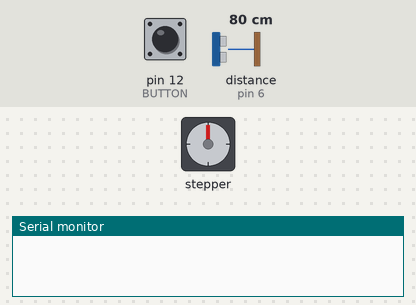
Bench run of a program on a simulated Arduino Uno, built with avr-gcc and run on an emulated ATmega328P. Parts: stepper motor, the last lines printed to the serial monitor. Inputs (shaded band) come from the test bench; at power-on: pin 12 (BUTTON) LOW, distance to the obstacle (sensor on pin 6) 80 cm. The echo pulse lasts 58.3 µs per cm; stepper angles assume 2048 steps per turn.

Above: at 1.2 s.
1.3 s: pin 12 (BUTTON) pulled HIGH for 0.15 s
At 1.77 s:
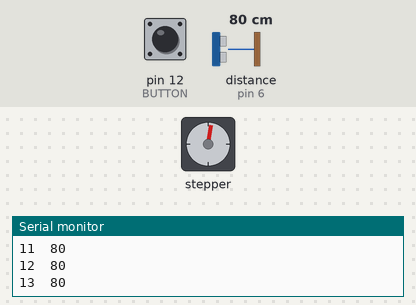
At 2.39 s:
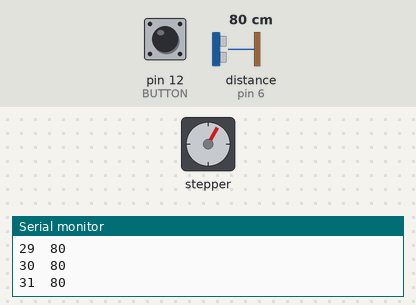
4.3 s: distance to the obstacle (sensor on pin 6) set to 250 cm
At 5.2 s:
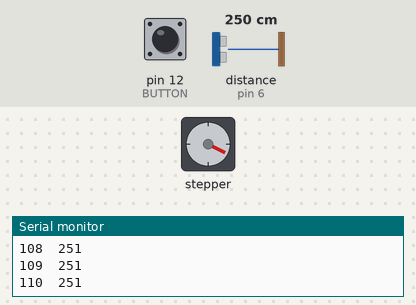
7.3 s: distance to the obstacle (sensor on pin 6) set to 2 cm
10.3 s: pin 12 (BUTTON) pulled HIGH for 3.2 s
16.5 s: distance to the obstacle (sensor on pin 6) set to 9 cm
Timing chart, 0 to 20.5 s (numbered marks = the images above; inputs shaded):
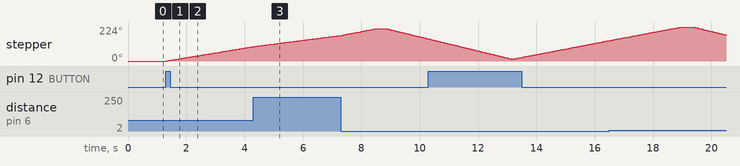

The program:

main.cpp
```cpp
#include <Arduino.h>
#include <Stepper.h>

#define STEPS_NUMBER 32 // for 28BYJ-48 Stepper motor
#define MAX_STEPS_NUM 2048 //32 STEPS * 64 PULSE/STEP = 2048
#define NUM_STEPS_ON_1_DEG 5.68 // 2048/360 = 5.69
#define BUTTON 12
#define LED 13
#define TRIG 7
#define ECHO 6

Stepper motor(STEPS_NUMBER, 8, 10, 9, 11); //I/O ports on Arduino
bool work = false;

unsigned short r[361];
unsigned short theta[361];


//Funkcje prototypy
void meassureProces(int);
int rMeasurement();
void printToSerial(int);


void setup()
{
Serial.begin (9600);
motor.setSpeed(500); //[rpm]
pinMode(BUTTON, INPUT);
pinMode(TRIG, OUTPUT); //Pin, do którego podłączymy trig jako wyjście
pinMode(ECHO, INPUT); //a echo, jako wejście

}

void loop ()
{
meassureProces(200);
delay(5);
}


// FUNKCJE

/*
Funkcja, która konwertuję podaną przez użytkownika wartość kąta w stopniach na liczbę kroków na stopień
*/
int deg2num(int deg)
{
  return round(NUM_STEPS_ON_1_DEG*deg);
}
/*
Proces pomiaru, wyzwalany przyciskiem, zmienna work kontroluję pracę skanera, dioda sygnalizuję obrót
Skaner wykonuje pomiar co krok, dane są zapisywane do tabel r i theta (układ biegunowy)
Wyświetlane są w Serial Monitorze, później karta SD
Po procedurze pomiaru następuje odkręcenie skanera
*/
void meassureProces(int maxDeg)
{
  unsigned short meassureTime = 5;
  int minStep = 1;
  if(digitalRead(BUTTON) == HIGH)
    work = true;
  if(work){
    digitalWrite(LED,HIGH);
    for(int i=0;i<=maxDeg;i=i+minStep){
          r[i] = rMeasurement();
          theta[i] = i;
          motor.step(deg2num(minStep));
          printToSerial(i);
          delay(meassureTime);
    }
    work = false;
    delay(400);
    motor.step(deg2num(-1*maxDeg));
  }
  digitalWrite(LED,LOW);
}
/*
Pomiar odległosci w cm metodą echa
*/
int rMeasurement() {
  long time, radius;

  digitalWrite(TRIG, LOW);
  delayMicroseconds(2);
  digitalWrite(TRIG, HIGH);
  delayMicroseconds(10);
  digitalWrite(TRIG, LOW);

  time = pulseIn(ECHO, HIGH);
  radius = time / 58;

  return radius;
}
/*
Wyświetlanie w Monitorze Serialu układu (theta,r)
*/
void printToSerial(int i){
          Serial.print(theta[i]);
          Serial.print("  ");
          Serial.print(r[i]);
          Serial.println();
}
```

Measured:
- after the input at 1.3 s, stepper: keeps turning clockwise at about 32°/s, starting at once
